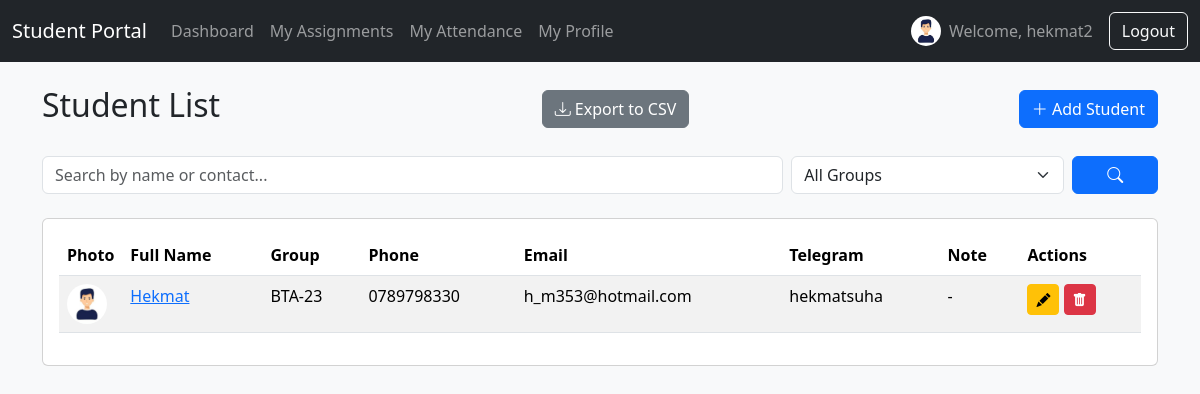
Page /students/ (signed in) on the committed database.
### students/models.py (models this page shows, shortened)
class Student(models.Model):
    user = models.OneToOneField(User, on_delete=models.SET_NULL, null=True, blank=True)
    full_name = models.CharField(max_length=255, verbose_name="Full Name")
    photo = models.ImageField(upload_to='student_photos/', null=True, blank=True, default='student_photos/default.png')
    group = models.ForeignKey(Group, on_delete=models.CASCADE, related_name="students", verbose_name="Group")
    phone = models.CharField(max_length=20, blank=True, null=True, verbose_name="Phone")
    email = models.EmailField(blank=True, null=True, verbose_name="Email")
    telegram = models.CharField(max_length=100, blank=True, null=True, verbose_name="Telegram")
    note = models.TextField(blank=True, null=True, verbose_name="Note")

class Group(models.Model):
    name = models.CharField(max_length=100, unique=True, verbose_name="Group Name")

### students/views.py (the view)
# urls.py: path('students/', views.StudentListView.as_view(), name='student-list'),
class StudentListView(AuthRequiredMixin, ListView):
    model = Student
    template_name = 'students/student_list.html'
    context_object_name = 'students'
    paginate_by = 10
    def get_queryset(self):
        queryset = super().get_queryset().select_related('group').order_by('full_name')
        query = self.request.GET.get('q')
        group_id = self.request.GET.get('group')
        if query:
            queryset = queryset.filter(Q(full_name__icontains=query) | Q(email__icontains=query) | Q(telegram__icontains=query))
        if group_id:
            queryset = queryset.filter(group__id=group_id)
        return queryset
    def get_context_data(self, **kwargs):
        context = super().get_context_data(**kwargs)
        context['groups'] = Group.objects.all().order_by('name')
        context['selected_group'] = self.request.GET.get('group', '')
        return context

### students/context_processors.py (called while the page is built)
def student_profile_picture(request):
    if request.user.is_authenticated and not request.user.is_superuser:
        try:
            student = Student.objects.get(user=request.user)
            return {'student_photo_url': student.photo.url}
        except Student.DoesNotExist:
            return {}
    return {}

### students/templates/students/student_list.html (shortened to what this page needs)
{% extends 'students/base.html' %} {% block title %}Student List{% endblock %}
{% block content %}
<div class="d-flex justify-content-between align-items-center mb-4">
  <h2>Student List</h2>
  <a href="{% url 'export-students-csv' %}" class="btn btn-secondary me-2"><i class="bi bi-download"></i> Export to CSV</a>
  <a href="{% url 'student-add' %}" class="btn btn-primary"
    ><i class="bi bi-plus-lg"></i> Add Student</a
  >
</div>
<form method="get" class="mb-4">
    <div class="row g-2">
        <div class="col-sm-8">
            <input type="text" name="q" class="form-control" placeholder="Search by name or contact..." value="{{ request.GET.q }}">
        </div>
        <div class="col-sm-3">
            <select name="group" class="form-select">
                <option value="">All Groups</option>
            </select>
        </div>
        <div class="col-sm-1 d-grid">
            <button class="btn btn-primary" type="submit"><i class="bi bi-search"></i></button>
        </div>
    </div>
</form>
<div class="card">
  <div class="card-body">
    <div class="table-responsive">
      <table class="table table-striped table-hover">
        <thead>
          <tr>
             <th style="width: 5%;">Photo</th>
            <th>Full Name</th>
            <th>Group</th>
            <th>Phone</th>
            <th>Email</th>
            <th>Telegram</th>
            <th>Note</th>
            <th>Actions</th>
          </tr>
        </thead>
        <tbody>
          {% for student in students %}
          <tr>
            <td>
            <img src="{{ student.photo.url }}" alt="{{ student.full_name }}" class="rounded-circle" width="40" height="40">
        </td>
            <td><a href="{% url 'student-detail' student.pk %}">{{ student.full_name }}</a></td>
            <td>{{ student.group.name }}</td>
            <td>{{ student.phone|default:"-" }}</td>
            <td>{{ student.email|default:"-" }}</td>
            <td>{{ student.telegram|default:"-" }}</td>
            <td>{{ student.note|truncatewords:5|default:"-" }}</td>
            <td>
              <a
                href="{% url 'student-edit' student.pk %}"
                class="btn btn-sm btn-warning"
                ><i class="bi bi-pencil-fill"></i
              ></a>
              <a
                href="{% url 'student-delete' student.pk %}"
                class="btn btn-sm btn-danger"
                ><i class="bi bi-trash-fill"></i
              ></a>
            </td>
          </tr>
          {% empty %}
          <tr>
            <td colspan="7" class="text-center">No students found.</td>
          </tr>
          {% endfor %}
        </tbody>
      </table>
    </div>
  </div>
</div>
{% endblock %}

### students/templates/students/base.html (shortened to what this page needs)
<!DOCTYPE html>
<html lang="en">
  <head>
    <link
      href="https://cdn.jsdelivr.net/npm/bootstrap@5.3.2/dist/css/bootstrap.min.css"
      rel="stylesheet"
    />
    <link
      rel="stylesheet"
      href="https://cdn.jsdelivr.net/npm/bootstrap-icons@1.11.1/font/bootstrap-icons.css"
    />
  </head>
  <body class="bg-light">
    {% if user.is_authenticated %}
    <nav class="navbar navbar-expand-lg navbar-dark bg-dark">
        <div class="container-fluid">
            {% if user.is_superuser %}
                <a class="navbar-brand" href="{% url 'dashboard' %}">Teacher Dashboard</a>
            {% else %}
                <a class="navbar-brand" href="{% url 'student-dashboard' %}">Student Portal</a>
            {% endif %}
            <div class="collapse navbar-collapse" id="navbarNav">
                <ul class="navbar-nav me-auto mb-2 mb-lg-0">
                    {% if user.is_superuser %}
                        <li class="nav-item">
                            <a class="nav-link" href="{% url 'student-list' %}">Students</a>
                        </li>
                        <li class="nav-item">
                            <a class="nav-link" href="{% url 'group-list' %}">Groups</a>
                        </li>
                        <li class="nav-item">
                            <a class="nav-link" href="{% url 'assignment-list' %}">Assignments</a>
                        </li>
                        <li class="nav-item">
                            <a class="nav-link" href="{% url 'announcement-list' %}">Announcements</a>
                        </li>
                        <li class="nav-item">
                            <a class="nav-link" href="{% url 'attendance' %}">Attendance</a>
                        </li>
                    {% else %}
                        <li class="nav-item">
                            <a class="nav-link" href="{% url 'student-dashboard' %}">Dashboard</a>
                        </li>
                        <li class="nav-item">
                            <a class="nav-link" href="{% url 'student-assignments' %}">My Assignments</a>
                        </li>
                        <li class="nav-item">
                            <a class="nav-link" href="{% url 'student-attendance' %}">My Attendance</a>
                        </li>
                        <li class="nav-item">
                            <a class="nav-link" href="{% url 'student-profile' %}">My Profile</a>
                        </li>
                    {% endif %}
                </ul>
                {% if user.is_superuser %}
                    <span class="navbar-text me-3">
                        Welcome, {{ user.username }}
                    </span>
                {% else %}
                    <span class="navbar-text me-3 d-flex align-items-center">
                        {% if student_photo_url %}
                            <img src="{{ student_photo_url }}" class="rounded-circle me-2" alt="{{ user.username }}" width="30" height="30" style="object-fit: cover;">
                        {% endif %}
                        Welcome, {{ user.username }}
                    </span>
                {% endif %}
                <form action="{% url 'logout' %}" method="post" class="d-flex">
                    <button type="submit" class="btn btn-outline-light">Logout</button>
                </form>
            </div>
        </div>
    </nav>
    {% endif %}
    <main class="container mt-4">
       {% block content %}{% endblock %}
    </main>
  </body>
</html>

### rows in the picture
Student: photo (placeholder picture), full_name "Hekmat", group.name "BTA-23", phone "0789798330", email "h_m353@hotmail.com", telegram "hekmatsuha", note "-"

### other values in the picture
{{ user.username }} "hekmat2"
